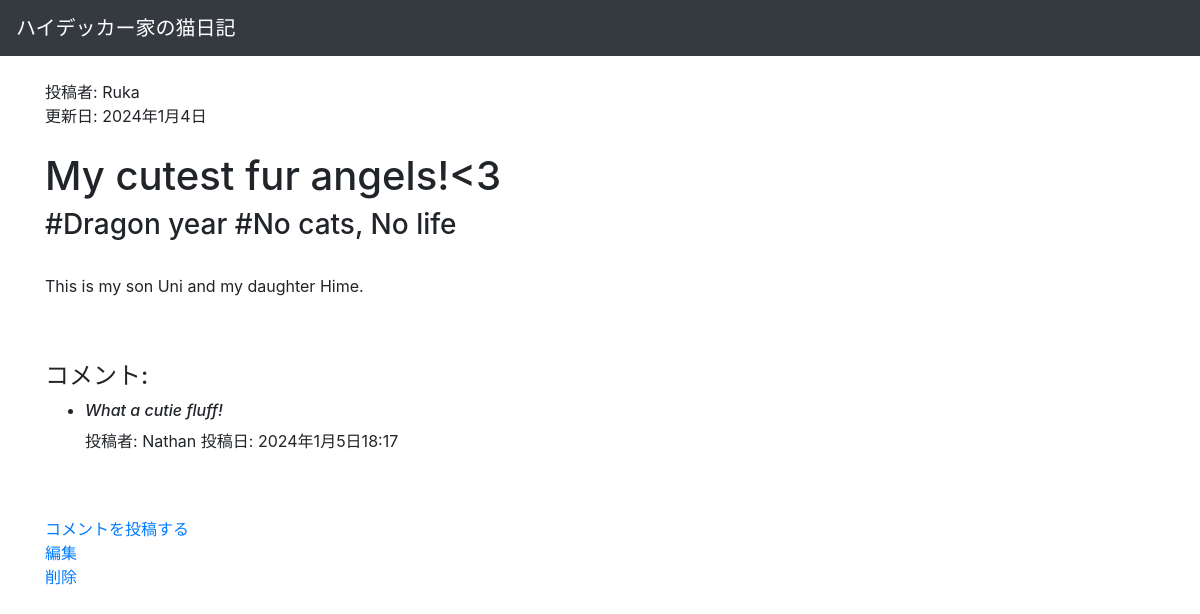
The app's page /blogapp/post/1/ with its own data.
### blogapp/models.py (models this page shows, shortened)
class Post(models.Model):
    title = models.CharField(max_length=100)
    body = models.TextField()
    update_date = models.DateField("Last update", default=timezone.now)
    tags = models.ManyToManyField("Tag", blank=True, related_name="tags_on_post")
    author = models.ForeignKey(Author,on_delete=models.CASCADE)

class Author(models.Model):
    name = models.CharField(max_length=100)
    def __str__(self):
        return self.name

class Tag(models.Model):
     tag_name = models.CharField(max_length=100)
     posts = models.ManyToManyField(Post, blank=True, related_name="posts_under_tag")

class Comment(models.Model):
    post = models.ForeignKey(Post,  on_delete=models.CASCADE)
    comments = models.TextField()
    comment_PostedDate = models.DateTimeField("Date of comments", default=timezone.now)
    name = models.CharField(max_length=100)

### blogapp/views.py (the view)
# urls.py: path("post/<int:pk>/", views.PostDetailView.as_view(), name="post_detail"),
class PostDetailView(generic.DetailView):
    model = Post
    template_name = "blogapp/detail.html"
    def get_context_data(self, **kwargs: Any) -> dict[str, Any]:
        context = super().get_context_data(**kwargs)
        post = self.get_object()
        comments = Comment.objects.filter(post=post)
        context["comment_list"] = comments
        return context

### blogapp/templates/blogapp/detail.html
{% extends "blogapp/base.html" %}
{% block main %}
    <h7>投稿者: {{ post.author }} <br> 更新日: {{ post.update_date }}</h7>
    <br>
    <br>
    <h1>{{ post.title }}</h1>
    {% if post.tags.all %}
        <h3>
            {% for tag in post.tags.all %}
                #{{ tag.tag_name }}
            {% endfor %}
        </h3>
    {% endif %}
    <br>
    <p>{{ post.body }}</p>
    <br>
    <br>
    <h4>コメント:</h4>
    <ul>
        {% for comment in comment_list %}
            <li>
                <i><h6>{{comment.comments}}</h6></i>
                <h9>投稿者: {{ comment.name }}</h9>
                <h9>投稿日: {{ comment.comment_PostedDate }}</h9>
            </li>
            {% endfor %}
        </ul>
    <br>
    <br>
    <a href="{% url 'blogapp:comment' object.pk %}">コメントを投稿する</a>
    <br>
    <a href="{% url 'blogapp:update' object.pk %}">編集</a>
    <br>
    <a href="{% url 'blogapp:delete' object.pk %}">削除</a>
{% endblock %}

### records on screen
Post: author "Ruka", update_date "2024年1月4日", title "My cutest fur angels!<3", body "This is my son Uni and my daughter Hime."
Tag: tag_name "Dragon year"
Tag: tag_name "No cats, No life"
Comment: comments "What a cutie fluff!", name "Nathan", comment_PostedDate "2024年1月5日18:17"
